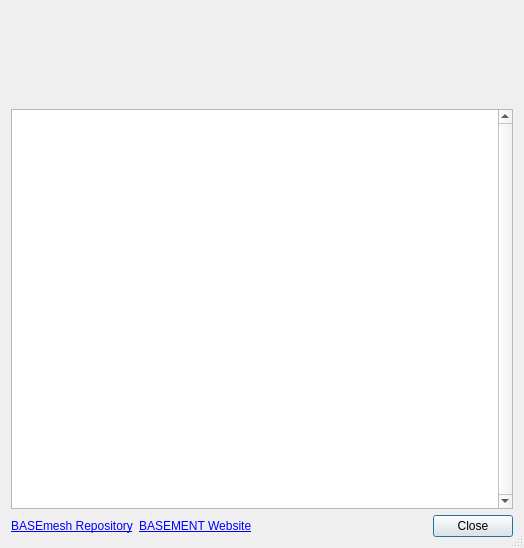
<?xml version="1.0" encoding="UTF-8"?>
<ui version="4.0">
 <class>dialog</class>
 <widget class="QDialog" name="dialog">
  <property name="geometry">
   <rect>
    <x>0</x>
    <y>0</y>
    <width>524</width>
    <height>548</height>
   </rect>
  </property>
  <property name="baseSize">
   <size>
    <width>600</width>
    <height>800</height>
   </size>
  </property>
  <property name="windowTitle">
   <string>BASEmesh - About</string>
  </property>
  <property name="windowIcon">
   <iconset resource="../../resources.qrc">
    <normaloff>:/plugins/basemesh/plugin/icons/basemesh_icon.svg</normaloff>:/plugins/basemesh/plugin/icons/basemesh_icon.svg</iconset>
  </property>
  <property name="sizeGripEnabled">
   <bool>true</bool>
  </property>
  <layout class="QVBoxLayout" name="verticalLayout" stretch="1,4,0">
   <item>
    <layout class="QHBoxLayout" name="horizontalLayout">
     <item>
      <spacer name="spacer_left">
       <property name="orientation">
        <enum>Qt::Horizontal</enum>
       </property>
       <property name="sizeHint" stdset="0">
        <size>
         <width>40</width>
         <height>20</height>
        </size>
       </property>
      </spacer>
     </item>
     <item>
      <widget class="QLabel" name="banner">
       <property name="baseSize">
        <size>
         <width>371</width>
         <height>127</height>
        </size>
       </property>
       <property name="text">
        <string/>
       </property>
      </widget>
     </item>
     <item>
      <spacer name="spacer_right">
       <property name="orientation">
        <enum>Qt::Horizontal</enum>
       </property>
       <property name="sizeHint" stdset="0">
        <size>
         <width>40</width>
         <height>20</height>
        </size>
       </property>
      </spacer>
     </item>
    </layout>
   </item>
   <item>
    <widget class="QTextBrowser" name="textBrowser">
     <property name="minimumSize">
      <size>
       <width>400</width>
       <height>400</height>
      </size>
     </property>
     <property name="maximumSize">
      <size>
       <width>16777215</width>
       <height>16777210</height>
      </size>
     </property>
     <property name="verticalScrollBarPolicy">
      <enum>Qt::ScrollBarAlwaysOn</enum>
     </property>
     <property name="tabStopWidth">
      <number>20</number>
     </property>
     <property name="tabStopDistance">
      <double>20.000000000000000</double>
     </property>
     <property name="textInteractionFlags">
      <set>Qt::TextBrowserInteraction</set>
     </property>
     <property name="openExternalLinks">
      <bool>true</bool>
     </property>
    </widget>
   </item>
   <item>
    <layout class="QHBoxLayout" name="buttonRow">
     <item>
      <widget class="QLabel" name="linkRepo">
       <property name="text">
        <string>&lt;html&gt;&lt;head/&gt;&lt;body&gt;&lt;p&gt;&lt;a href=&quot;https://git.ee.ethz.ch/basemesh/basemesh-v2&quot;&gt;&lt;span style=&quot; text-decoration: underline; color:#0000ff;&quot;&gt;BASEmesh Repository&lt;/span&gt;&lt;/a&gt;&lt;/p&gt;&lt;/body&gt;&lt;/html&gt;</string>
       </property>
      </widget>
     </item>
     <item>
      <widget class="QLabel" name="linkWebsite">
       <property name="text">
        <string>&lt;html&gt;&lt;head/&gt;&lt;body&gt;&lt;p&gt;&lt;a href=&quot;https://basement.ethz.ch/&quot;&gt;&lt;span style=&quot; text-decoration: underline; color:#0000ff;&quot;&gt;BASEMENT Website&lt;/span&gt;&lt;/a&gt;&lt;/p&gt;&lt;/body&gt;&lt;/html&gt;</string>
       </property>
      </widget>
     </item>
     <item>
      <spacer name="bottomRowSpacer">
       <property name="orientation">
        <enum>Qt::Horizontal</enum>
       </property>
       <property name="sizeHint" stdset="0">
        <size>
         <width>40</width>
         <height>20</height>
        </size>
       </property>
      </spacer>
     </item>
     <item>
      <widget class="QPushButton" name="closeBtn">
       <property name="text">
        <string>Close</string>
       </property>
      </widget>
     </item>
    </layout>
   </item>
  </layout>
 </widget>
 <tabstops>
  <tabstop>textBrowser</tabstop>
  <tabstop>closeBtn</tabstop>
 </tabstops>
 <resources>
  <include location="../../resources.qrc"/>
 </resources>
 <connections>
  <connection>
   <sender>closeBtn</sender>
   <signal>clicked()</signal>
   <receiver>dialog</receiver>
   <slot>reject()</slot>
   <hints>
    <hint type="sourcelabel">
     <x>513</x>
     <y>537</y>
    </hint>
    <hint type="destinationlabel">
     <x>280</x>
     <y>471</y>
    </hint>
   </hints>
  </connection>
 </connections>
</ui>
